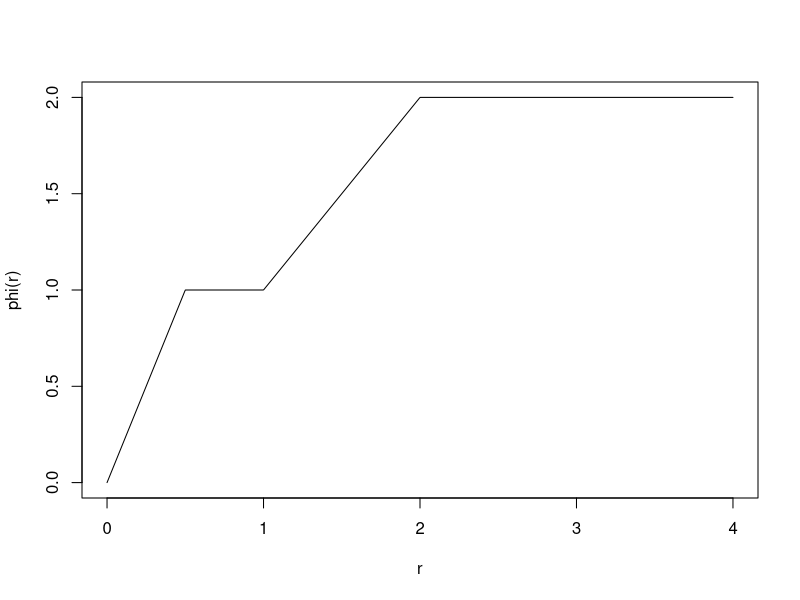

Write R code to recreate this figure.
## ---- chunk 1
knitr::opts_chunk$set(echo = TRUE)
## ---- chunk 2
x = seq(0,4,length.out = 1000)
y = sapply(X = x, FUN = function(r){max(max(0.0,min(2*r,1.0)),min(r,2.0))} )
plot(y~x, type="l", xlab="r", ylab = "phi(r)")
